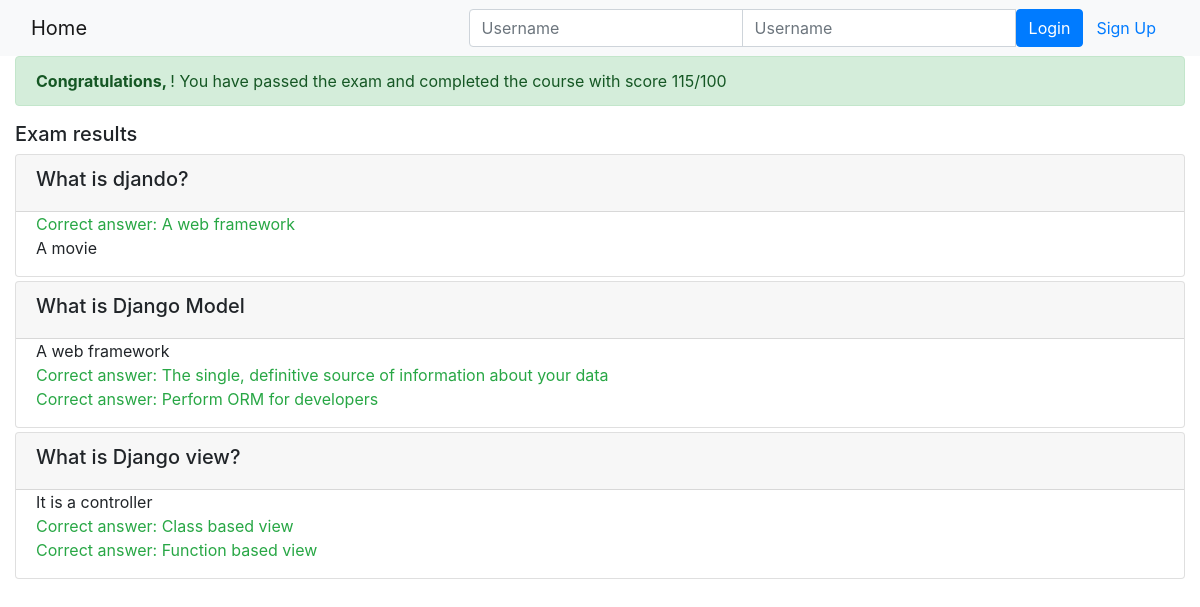
Page /onlinecourse/course/1/submission/1/result/ on the committed database.
### onlinecourse/models.py (models this page shows, shortened)
class Question(models.Model):
    course = models.ForeignKey(Course, on_delete=models.CASCADE,default="")
    question_text = models.CharField(null=True,max_length=200)
    question_grade = models.IntegerField()

class Choice(models.Model):
    question = models.ForeignKey(Question, on_delete=models.CASCADE, default="")
    choice_text = models.CharField(null=False, max_length=200)
    validation = models.BooleanField(default=False)

### onlinecourse/views.py (the view)
# urls.py: path('course/<int:course_id>/submission/<int:submission_id>/result/', views.show_exam_result, name='show_exam_result'),
def show_exam_result(request, course_id, submission_id):
    context = {}
    course = get_object_or_404(Course, pk=course_id)
    submission = Submission.objects.get(id=submission_id)
    choices = submission.choices.all()
    exam_score = 0
    for choice in choices:
        if choice.validation:
            exam_score += choice.question.question_grade
    context['course'] = course
    context['question_grade'] = exam_score
    context['choices'] = choices
    return render(request, 'onlinecourse/exam_result_bootstrap.html', context)

### onlinecourse/templates/onlinecourse/exam_result_bootstrap.html (shortened to what this page needs)
<!DOCTYPE html>
<html lang="en">
<head>
    {% load static %}
    <link rel="stylesheet" href="https://maxcdn.bootstrapcdn.com/bootstrap/4.5.2/css/bootstrap.min.css">
</head>
<body>
 <nav class="navbar navbar-light bg-light">
    <div class="container-fluid">
        <div class="navbar-header">
              <a class="navbar-brand" href="{% url 'onlinecourse:index' %}">Home</a>
        </div>
        <ul class="nav navbar-nav navbar-right">
            {% if user.is_authenticated %}
            <li>
                <a class="btn btn-link" href="#">{{ user.first_name }}({{ user.username }})</a>
                <a class="btn btn-link" href="{% url 'onlinecourse:logout' %}">Logout</a>
            </li>
            {% else %}
            <li>
                <form class="form-inline" action="{% url 'onlinecourse:login' %}" method="post">
                    <div class="input-group">
                        <input type="text" class="form-control" placeholder="Username" name="username" >
                        <input type="password" class="form-control" placeholder="Username" name="psw" >
                        <button class="btn btn-primary" type="submit">Login</button>
                        <a class="btn btn-link" href="{% url 'onlinecourse:registration' %}">Sign Up</a>
                    </div>
                </form>
            </li>
            {% endif %}
        </ul>
    </div>
</nav>
<div class="container-fluid">
    {% if question_grade >= 80 %}
    <div class="alert alert-success">
       <b>Congratulations, {{ user.first_name }}</b>! You have passed the exam and completed the course with score {{ question_grade }}/100
    </div>
        {% else %}
        <div class="alert alert-danger">
            <b>Failed</b> Sorry, {{ user.first_name }}. You have falied the exam with score {{ question_grade }}/100
        </div>
        <a class="btn btn-link text-danger" href="{% url 'onlinecourse:course_details' course.id %}">Re-test</a>
        {% endif %}
        <div class="card-columns-vertical mt-1">
            <h5 class="">Exam results</h5>
            {% for question in course.question_set.all %}
            <div class="card mt-1">
                <div class="card-header"><h5>{{ question.question_text }}</h5></div>
                <div class="form-group">
                    {% for choice in question.choice_set.all %}
                    <div class="form-check">
                        {% if choice.validation and choice in choices %}
                        <div class="text-success">Correct answer: {{ choice.choice_text }}</div>
                        {% else %}{% if choice.validation and not choice in choices %}
                        <div class="text-warning">Not selected: {{ choice.choice_text }}</div>
                        {% else %}{% if not choice.validation and choice in choices %}
                        <div class="text-danger">Wrong answer: {{ choice.choice_text }}</div>
                        {% else %}
                        <div>{{ choice.choice_text }}</div>
                        {% endif %}{% endif %}{% endif %}
                    </div>
                    {% endfor %}
                </div>
            </div>
            {% endfor %}
        </div>
    </div>
</body>
</html>

### rows in the picture
Question: question_text "What is djando?"
Choice: choice_text "A web framework"
Choice: choice_text "A movie"
Question: question_text "What is Django Model"
Choice: choice_text "A web framework"
Choice: choice_text "The single, definitive source of information about your data"
Choice: choice_text "Perform ORM for developers"
Question: question_text "What is Django view?"
Choice: choice_text "It is a controller"
Choice: choice_text "Class based view"
Choice: choice_text "Function based view"

### other values in the picture
{{ question_grade }} "115"
